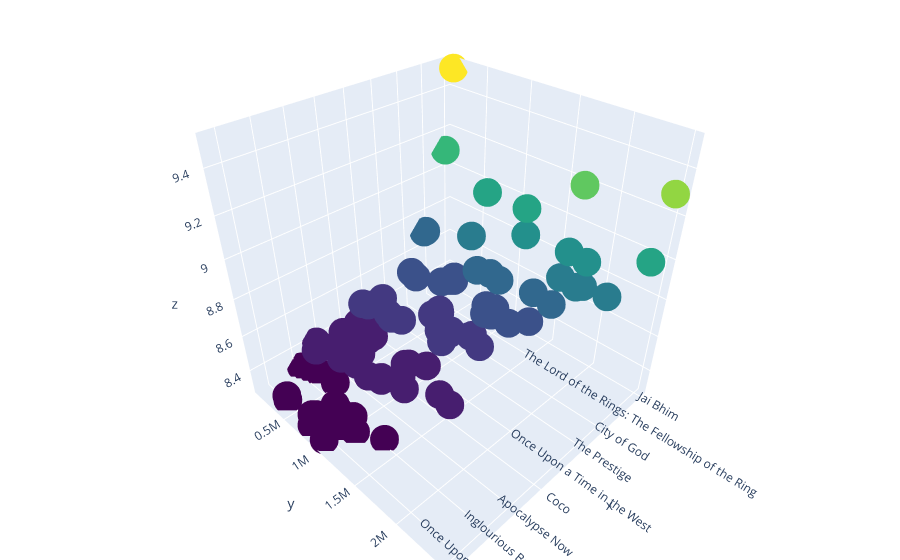

The notebook cell this image was saved under:
### Markdown cell above
### <span style="color:orange;text-align: center" >3D Scatter plot</span>

### Code cell
trace1=go.Scatter3d(
    x =data.name.head(100),
    y = data.IMDb_votes.head(100),
    z= data.IMDb_rating.head(100),
    mode = "markers",
    marker= dict(
        color= data.IMDb_rating.head(100),
        colorscale = "Viridis",
        size = 10
    )
)
data5 = [trace1]
layout = go.Layout(
    margin = dict (
        l=0,
        r=0,
        b=0,
        t=0
    )
)

fig = dict( data = data5,layout = layout)
iplot(fig)

### Figure 1 — Plotly figure (JSON) as saved in the notebook; plotly's stock layout.template omitted (floating-point values rounded to 4 significant figures)
{"data": [{"marker": {"color": [9.5, 9.3, 9.2, 9.1, 9, 9, 9, 8.9, 8.9, 8.9, 8.8, 8.8, 8.8, 8.8, 8.8, 8.7, 8.7, 8.7, 8.7, 8.7, 8.7, 8.7, 8.6, 8.6, 8.6, 8.6, 8.6, 8.6, 8.6, 8.6, 8.6, 8.6, 8.6, 8.6, 8.5, 8.5, 8.5, 8.5, 8.5, 8.5, 8.5, 8.5, 8.5, 8.5, 8.5, 8.5, 8.5, 8.5, 8.5, 8.5, 8.5, 8.5, 8.5, 8.5, 8.4, 8.4, 8.4, 8.4, 8.4, 8.4, 8.4, 8.4, 8.4, 8.4, 8.4, 8.4, 8.4, 8.4, 8.4, 8.4, 8.4, 8.4, 8.4, 8.4, 8.4, 8.4, 8.4, 8.4, 8.4, 8.3, 8.3, 8.3, 8.3, 8.3, 8.3, 8.3, 8.3, 8.3, 8.3, 8.3, 8.3, 8.3, 8.3, 8.3, 8.3, 8.3, 8.3, 8.3, 8.3, 8.3], "colorscale": [[0, "#440154"], [0.1111, "#482878"], [0.2222, "#3e4989"], [0.3333, "#31688e"], [0.4444, "#26828e"], [0.5556, "#1f9e89"], [0.6667, "#35b779"], [0.7778, "#6ece58"], [0.8889, "#b5de2b"], [1, "#fde725"]], "size": 10}, "mode": "markers", "type": "scatter3d", "x": ["Jai Bhim", "The Shawshank Redemption", "The Godfather", "Soorarai Pottru", "The Dark Knight", "The Godfather: Part II", "12 Angry Men", "The Lord of the Rings: The Return of the King", "Pulp Fiction", "Schindler's List", "Inception", "Fight Club", "The Lord of the Rings: The Fellowship of the Ring", "Forrest Gump", "The Good, the Bad and the Ugly", "The Mountain II", "Shershaah", "The Lord of the Rings: The Two Towers", "The Matrix", "Goodfellas", "Star Wars: Episode V - The Empire Strikes Back", "One Flew Over the Cuckoo's Nest", "Parasite", "Interstellar", "City of God", "Spirited Away", "Saving Private Ryan", "The Green Mile", "Life Is Beautiful", "Se7en", "The Silence of the Lambs", "Star Wars: Episode IV - A New Hope", "Seven Samurai", "It's a Wonderful Life", "Whiplash", "The Intouchables", "The Prestige", "The Departed", "The Pianist", "Gladiator", "American History X", "The Usual Suspects", "Léon: The Professional", "The Lion King", "Terminator 2: Judgment Day", "Cinema Paradiso", "Grave of the Fireflies", "Back to the Future", "Once Upon a Time in the West", "Psycho", "Rear Window", "Casablanca", "Modern Times", "City Lights", "Joker", "Your Name.", "Dangal", "Spider-Man: Into the Spider-Verse", "Avengers: Endgame", "Avengers: Infinity War", "Coco", "Django Unchained", "The Dark Knight Rises", "3 Idiots", "Like Stars on Earth", "WALL·E", "The Lives of Others", "Oldboy", "Memento", "Princess Mononoke", "Indiana Jones and the Raiders of the Lost Ark", "The Shining", "Apocalypse Now", "Alien", "Dr. Strangelove or: How I Learned to Stop Worrying and Love the Bomb", "Witness for the Prosecution", "Paths of Glory", "Sunset Blvd.", "The Great Dictator", "1917", "The Hunt", "A Separation", "Incendies", "The Father", "Inglourious Basterds", "Eternal Sunshine of the Spotless Mind", "Amélie", "Snatch", "Requiem for a Dream", "American Beauty", "Good Will Hunting", "Toy Story", "Braveheart", "Reservoir Dogs", "Full Metal Jacket", "Aliens", "Once Upon a Time in America", "Amadeus", "Scarface", "Star Wars: Episode VI - Return of the Jedi"], "y": [142015, 2495893, 1721252, 102565, 2446825, 1194850, 737443, 1725558, 1927429, 1278167, 2195568, 1964161, 1746805, 1927098, 723863, 107051, 108344, 1559880, 1780401, 1081212, 1215558, 961263, 685083, 1644885, 726717, 702930, 1305197, 1215575, 658193, 1533808, 1345425, 1287262, 331564, 425646, 774013, 805095, 1257275, 1251841, 778952, 1413079, 1074425, 1036508, 1092970, 992792, 1041920, 247754, 256118, 1124378, 316690, 637178, 469495, 546909, 230719, 177447, 1099106, 231088, 174084, 438630, 964731, 944035, 442395, 1444198, 1593138, 371895, 182610, 1051791, 375414, 546718, 1178329, 369013, 923495, 955545, 635441, 831633, 470732, 117787, 188768, 212893, 214811, 508191, 307534, 233852, 165309, 107559, 1348245, 956035, 729436, 818042, 801531, 1111362, 909784, 935331, 994977, 966116, 707071, 684456, 332949, 385047, 786187, 994375], "z": [9.5, 9.3, 9.2, 9.1, 9, 9, 9, 8.9, 8.9, 8.9, 8.8, 8.8, 8.8, 8.8, 8.8, 8.7, 8.7, 8.7, 8.7, 8.7, 8.7, 8.7, 8.6, 8.6, 8.6, 8.6, 8.6, 8.6, 8.6, 8.6, 8.6, 8.6, 8.6, 8.6, 8.5, 8.5, 8.5, 8.5, 8.5, 8.5, 8.5, 8.5, 8.5, 8.5, 8.5, 8.5, 8.5, 8.5, 8.5, 8.5, 8.5, 8.5, 8.5, 8.5, 8.4, 8.4, 8.4, 8.4, 8.4, 8.4, 8.4, 8.4, 8.4, 8.4, 8.4, 8.4, 8.4, 8.4, 8.4, 8.4, 8.4, 8.4, 8.4, 8.4, 8.4, 8.4, 8.4, 8.4, 8.4, 8.3, 8.3, 8.3, 8.3, 8.3, 8.3, 8.3, 8.3, 8.3, 8.3, 8.3, 8.3, 8.3, 8.3, 8.3, 8.3, 8.3, 8.3, 8.3, 8.3, 8.3]}], "layout": {"margin": {"b": 0, "l": 0, "r": 0, "t": 0}}}
